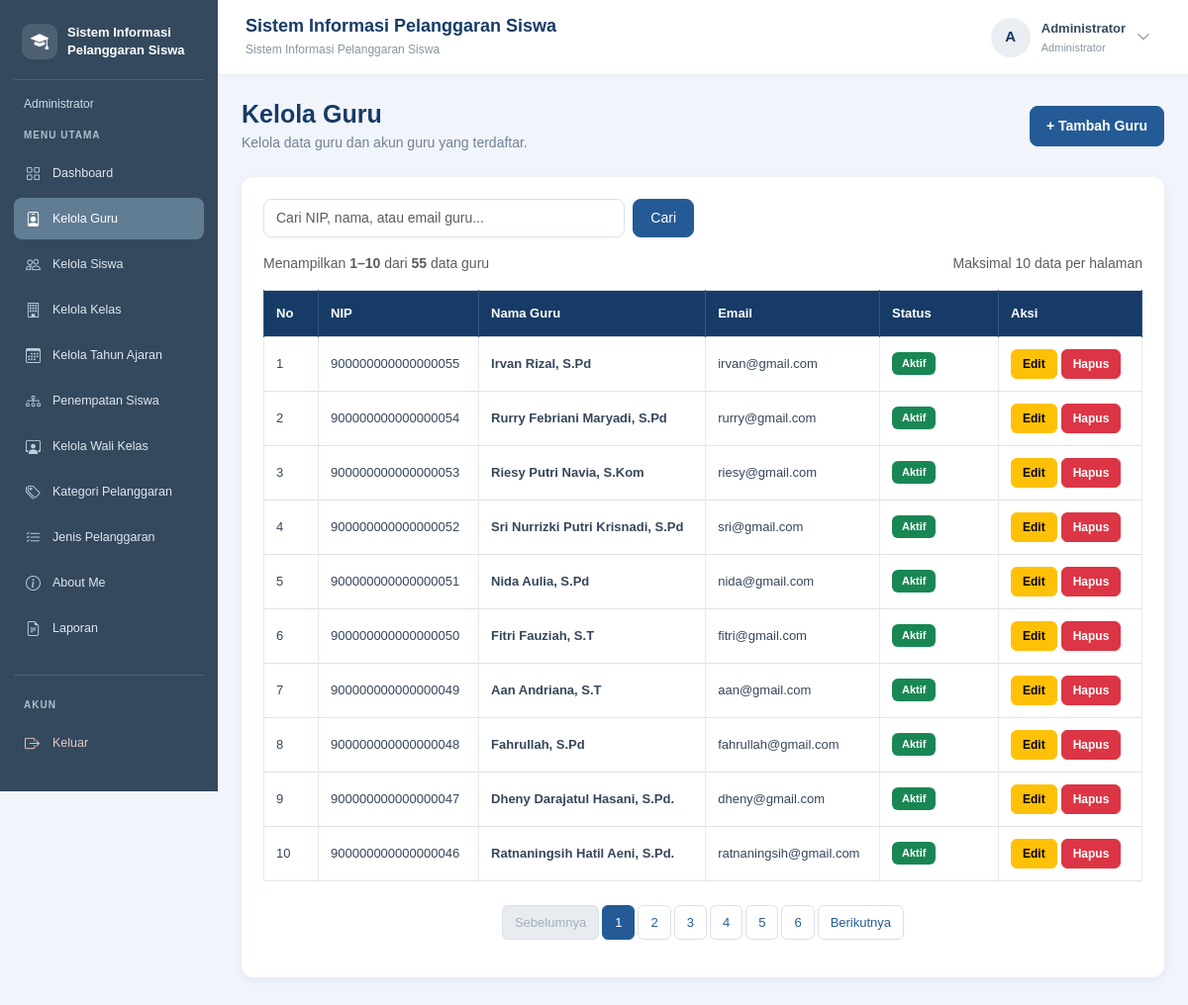
/data_guru.php (signed in), run on the app's committed database.
### tables this page shows
CREATE TABLE `t_guru` (
  `id` int(11) NOT NULL,
  `nip` varchar(30) NOT NULL,
  `nama` varchar(150) NOT NULL,
  `email` varchar(150) NOT NULL,
  `status_aktif` tinyint(1) NOT NULL,
  `user_id` int(11) NOT NULL,
  `created_at` timestamp NOT NULL DEFAULT current_timestamp(),
  `updated_at` timestamp NOT NULL DEFAULT current_timestamp()
);

### data_guru.php (the view, shortened to what this page needs)
<?php
include "config/koneksi.php";
$kataKunci = trim($_GET['cari'] ?? '');
$batas = 10;
$halaman = max(1, (int)($_GET['halaman'] ?? 1));
$keyword = "%" . $kataKunci . "%";
$sqlJumlah = "SELECT COUNT(*) AS total
              FROM t_guru
              WHERE nip LIKE ?
                 OR nama LIKE ?
                 OR email LIKE ?";
$stmtJumlah = mysqli_prepare($koneksi, $sqlJumlah);
mysqli_stmt_bind_param($stmtJumlah, "sss", $keyword, $keyword, $keyword);
mysqli_stmt_execute($stmtJumlah);
$hasilJumlah = mysqli_stmt_get_result($stmtJumlah);
$dataJumlah = mysqli_fetch_assoc($hasilJumlah);
$totalData = (int)$dataJumlah['total'];
$totalHalaman = max(1, (int)ceil($totalData / $batas));
$halaman = min($halaman, $totalHalaman);
$offset = ($halaman - 1) * $batas;
$sqlData = "SELECT id, nip, nama, email, status_aktif
            FROM t_guru
            WHERE nip LIKE ?
               OR nama LIKE ?
               OR email LIKE ?
            ORDER BY id DESC
            LIMIT ? OFFSET ?";
$stmtData = mysqli_prepare($koneksi, $sqlData);
mysqli_stmt_bind_param(
    $stmtData,
    "sssii",
    $keyword,
    $keyword,
    $keyword,
    $batas,
    $offset
);
mysqli_stmt_execute($stmtData);
$result = mysqli_stmt_get_result($stmtData);
$nomorAwal = $offset + 1;
$nomorAkhir = min($offset + $batas, $totalData);
function urlHalamanGuru($nomorHalaman, $kataKunci)
{
    return '?' . http_build_query([
        'cari' => $kataKunci,
        'halaman' => $nomorHalaman
    ]);
}
?>
<!DOCTYPE html>
<html lang="id">
<head>
    <link href="https://cdn.jsdelivr.net/npm/bootstrap@5.3.8/dist/css/bootstrap.min.css"
          rel="stylesheet">
</head>
<body>
<?php include "includes/sidebar.php"; ?>
<?php include "includes/navbar.php"; ?>
<main class="konten-utama">
    <div class="d-flex flex-wrap justify-content-between align-items-center gap-3 mb-4">
        <div class="judul-halaman">
            <h2 class="mb-1">Kelola Guru</h2>
            <p class="mb-0">Kelola data guru dan akun guru yang terdaftar.</p>
        </div>
        <a href="tambah_guru.php" class="btn btn-primary btn-tambah">
            + Tambah Guru
        </a>
    </div>
    <div class="card card-data">
        <div class="card-body">
            <form method="GET" action="data_guru.php" class="row g-2 mb-3">
                <div class="col-md-6 col-lg-5">
                    <input
                        type="search"
                        name="cari"
                        class="form-control"
                        placeholder="Cari NIP, nama, atau email guru..."
                        value="<?= htmlspecialchars($kataKunci, ENT_QUOTES, 'UTF-8'); ?>">
                </div>
                <div class="col-auto">
                    <button type="submit" class="btn btn-primary btn-cari">
                        Cari
                    </button>
                </div>
            </form>
            <div class="d-flex flex-wrap justify-content-between align-items-center gap-2 mb-3">
                <small class="text-muted">
                    <?php if ($totalData > 0): ?>
                        Menampilkan
                        <strong><?= $nomorAwal; ?>–<?= $nomorAkhir; ?></strong>
                        dari <strong><?= $totalData; ?></strong> data guru
                    <?php else: ?>
                        Tidak ada data guru yang ditemukan.
                    <?php endif; ?>
                </small>
                <small class="text-muted">
                    Maksimal <?= $batas; ?> data per halaman
                </small>
            </div>
            <div class="table-responsive">
                <table class="table table-bordered table-hover align-middle">
                    <thead>
                        <tr>
                            <th width="55">No</th>
                            <th>NIP</th>
                            <th>Nama Guru</th>
                            <th>Email</th>
                            <th width="120">Status</th>
                            <th width="145">Aksi</th>
                        </tr>
                    </thead>
                    <tbody>
                    <?php if ($totalData > 0): ?>
                        <?php while ($guru = mysqli_fetch_assoc($result)): ?>
                            <tr>
                                <td><?= $nomorAwal++; ?></td>
                                <td>
                                    <?= htmlspecialchars($guru['nip'] ?? '', ENT_QUOTES, 'UTF-8'); ?>
                                </td>
                                <td class="fw-semibold">
                                    <?= htmlspecialchars($guru['nama'] ?? '', ENT_QUOTES, 'UTF-8'); ?>
                                </td>
                                <td>
                                    <?= htmlspecialchars($guru['email'] ?? '', ENT_QUOTES, 'UTF-8'); ?>
                                </td>
                                <td>
                                    <?php if ($guru['status_aktif'] == 1): ?>
                                        <span class="badge bg-success">Aktif</span>
                                    <?php else: ?>
                                        <span class="badge bg-secondary">Tidak Aktif</span>
                                    <?php endif; ?>
                                </td>
                                <td>
                                    <div class="d-flex flex-wrap gap-1">
                                        <a
                                            href="edit_guru.php?id=<?= (int)$guru['id']; ?>"
                                            class="btn btn-warning btn-aksi">
                                            Edit
                                        </a>
                                        <form
                                            action="hapus_guru.php"
                                            method="POST"
                                            class="d-inline"
                                            onsubmit="return confirm('Yakin ingin menghapus data guru ini?');">
                                            <button
                                                type="submit"
                                                class="btn btn-danger btn-aksi">
                                                Hapus
                                            </button>
                                        </form>
                                    </div>
                                </td>
                            </tr>
                        <?php endwhile; ?>
                    <?php endif; ?>
                    </tbody>
                </table>
            </div>
            <?php if ($totalHalaman > 1): ?>
                <nav class="mt-4" aria-label="Navigasi halaman data guru">
                    <ul class="pagination justify-content-center flex-wrap">
                        <li class="page-item <?= $halaman <= 1 ? 'disabled' : ''; ?>">
                            <a
                                class="page-link"
                                href="<?= htmlspecialchars(urlHalamanGuru(max(1, $halaman - 1), $kataKunci), ENT_QUOTES, 'UTF-8'); ?>">
                                Sebelumnya
                            </a>
                        </li>
                        <?php for ($i = 1; $i <= $totalHalaman; $i++): ?>
                            <li class="page-item <?= $i == $halaman ? 'active' : ''; ?>">
                                <a
                                    class="page-link"
                                    href="<?= htmlspecialchars(urlHalamanGuru($i, $kataKunci), ENT_QUOTES, 'UTF-8'); ?>">
                                    <?= $i; ?>
                                </a>
                            </li>
                        <?php endfor; ?>
                        <li class="page-item <?= $halaman >= $totalHalaman ? 'disabled' : ''; ?>">
                            <a
                                class="page-link"
                                href="<?= htmlspecialchars(urlHalamanGuru(min($totalHalaman, $halaman + 1), $kataKunci), ENT_QUOTES, 'UTF-8'); ?>">
                                Berikutnya
                            </a>
                        </li>
                    </ul>
                </nav>
            <?php endif; ?>
        </div>
    </div>
</main>
</body>
</html>

### data on the page
t_guru: nip "900000000000000055", nama "Irvan Rizal, S.Pd", email "irvan@gmail.com", status_aktif "Aktif"
t_guru: nip "900000000000000054", nama "Rurry Febriani Maryadi, S.Pd", email "rurry@gmail.com", status_aktif "Aktif"
t_guru: nip "900000000000000053", nama "Riesy Putri Navia, S.Kom", email "riesy@gmail.com", status_aktif "Aktif"
t_guru: nip "900000000000000052", nama "Sri Nurrizki Putri Krisnadi, S.Pd", email "sri@gmail.com", status_aktif "Aktif"
t_guru: nip "900000000000000051", nama "Nida Aulia, S.Pd", email "nida@gmail.com", status_aktif "Aktif"
t_guru: nip "900000000000000050", nama "Fitri Fauziah, S.T", email "fitri@gmail.com", status_aktif "Aktif"
t_guru: nip "900000000000000049", nama "Aan Andriana, S.T", email "aan@gmail.com", status_aktif "Aktif"
t_guru: nip "900000000000000048", nama "Fahrullah, S.Pd", email "fahrullah@gmail.com", status_aktif "Aktif"
t_guru: nip "900000000000000047", nama "Dheny Darajatul Hasani, S.Pd.", email "dheny@gmail.com", status_aktif "Aktif"
t_guru: nip "900000000000000046", nama "Ratnaningsih Hatil Aeni, S.Pd.", email "ratnaningsih@gmail.com", status_aktif "Aktif"

### other printed values
$labelRole "Administrator"
$menu[0] "Dashboard"
$menu[0] "Kelola Guru"
$menu[0] "Kelola Siswa"
$menu[0] "Kelola Kelas"
$menu[0] "Kelola Tahun Ajaran"
$menu[0] "Penempatan Siswa"
$menu[0] "Kelola Wali Kelas"
$menu[0] "Kategori Pelanggaran"
$menu[0] "Jenis Pelanggaran"
$menu[0] "About Me"
$menu[0] "Laporan"
$judulNavbar "Sistem Informasi Pelanggaran Siswa"
$inisial "A"
$namaPengguna "Administrator"
